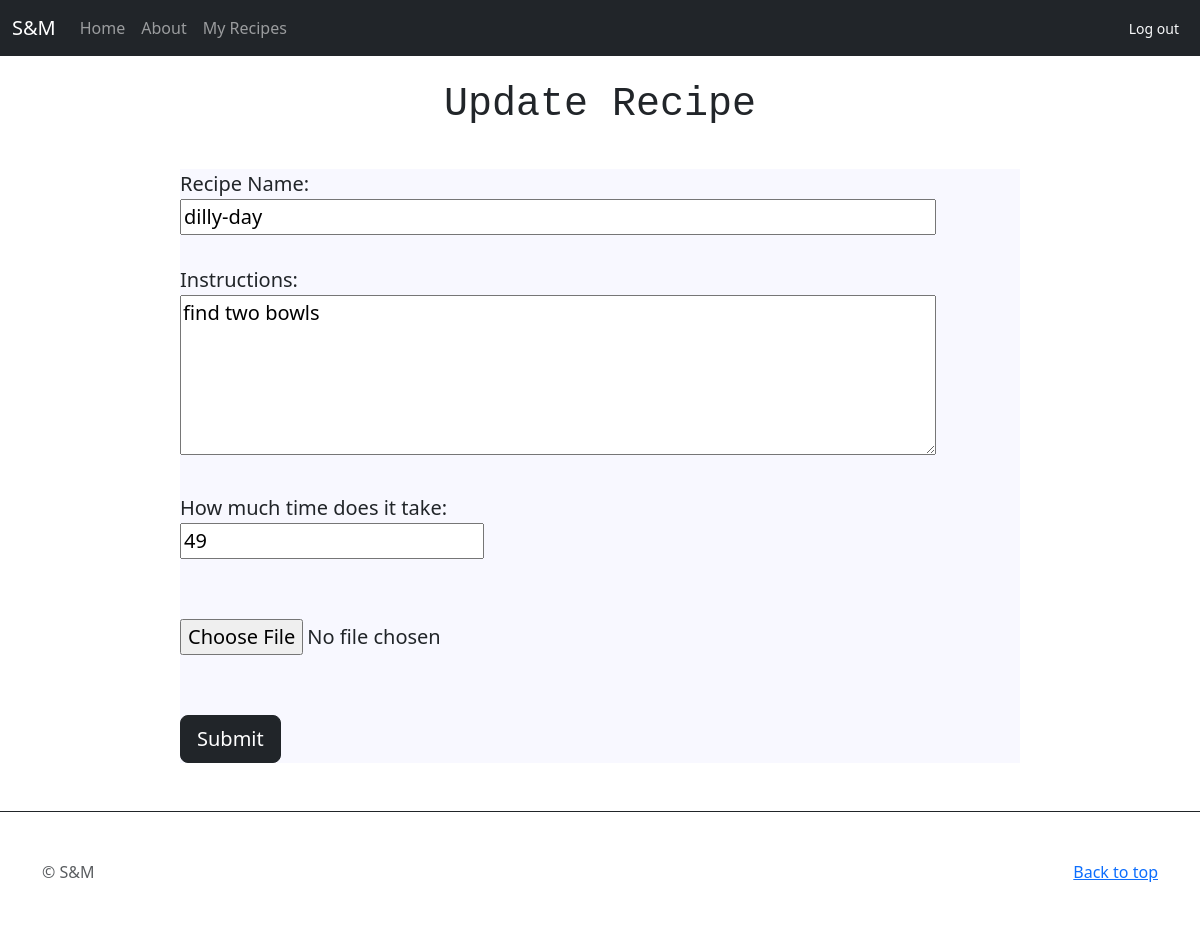
The page /recipe/edit/8 (signed in) on the database its author committed.
### models.py (models this page shows)
class Recipe(db.Model):
    __tablename__ = 'recipes'
    id = Column(Integer, primary_key=True)
    name = Column(String, nullable=False, unique = True)
    time_taken = Column(Integer)
    images = relationship('Image', backref='recipe', lazy=True)
    ingredients = relationship('Ingredient',
                               secondary=recipe_ingredient_table,
                               back_populates='recipes')
    users = relationship('User',
                         secondary=user_recipe_table,
                         back_populates='recipes')
    user_id = Column(Integer, ForeignKey('users.id'))
    uploaded_by = relationship('User', back_populates='uploaded_recipes')
    instructions = Column(Text)

### main.py (the view, shortened to what this page needs)
@app.route('/recipe/edit/<int:recipe_id>', methods=['GET', 'POST'])
@login_required
def update_recipe(recipe_id):
  print(request.method)
  recipe = Recipe.query.get_or_404(recipe_id)
  form = NewRecipeForm(request.form, obj=recipe)
  image_form = ImageForm()
  image = Image.query.filter_by(recipe_id=recipe.id).first()
  return render_template('edit.html',
                         form=form,
                         image_form=image_form,
                         recipe=recipe,
                         is_update=True)

### forms.py
class NewRecipeForm(FlaskForm):
  name = StringField(validators = [InputRequired()])
  my_hidden_field = HiddenField("My hidden field")
  ingredients = TextAreaField(validators = [InputRequired()])
  instructions = TextAreaField(validators = [InputRequired()])
  time_taken = IntegerField(validators= [InputRequired()])

class ImageForm(FlaskForm):
  image = FileField('Image',validators =[FileAllowed(photos,'Images only!'),FileRequired('File field should not be empty')])

### main.py (called while the page is built)
@login_manager.user_loader
def load_user(user_id):
  return db.session.get(User, int(user_id))

@app.before_request
def before_request():
  g.user = current_user

### templates/edit.html (shortened to what this page needs)
{% extends 'base.html'%}
{% block content %}
<div style="width: 70%; margin-right:auto; margin-left:auto;">
        <h1 style="margin-top: 25px; text-align: center; font-family: monospace; margin-bottom: 2.5rem;">Update Recipe</h1>
  <div style="font-size:20px; background-color: ghostwhite;">
        <form form="main-form" id="main-form" method="post" action="#">
        <label for="recipe_name">Recipe Name:</label>
        {{ form.name(form="main-form",style = "width: 90%;") }}
        <br><br>
        <label for="instructions">Instructions:</label>
        {{ form.instructions(form="main-form", style="width: 90%; height: 10rem;")}}
        <br><br>
        <label for="time_taken">How much time does it take:</label>
        {{ form.time_taken(form="main-form")}}
        <br><br><br>
        {{image_form.image(form = "main-form")}}
        <br><br><br>
        <input type="submit" form="main-form" class="btn btn-dark btn-lg">
    </form>
        </div>
    </div>
{%endblock%}

### rows shown on the page
Recipe: name "dilly-day", instructions "find two bowls", time_taken "49"
